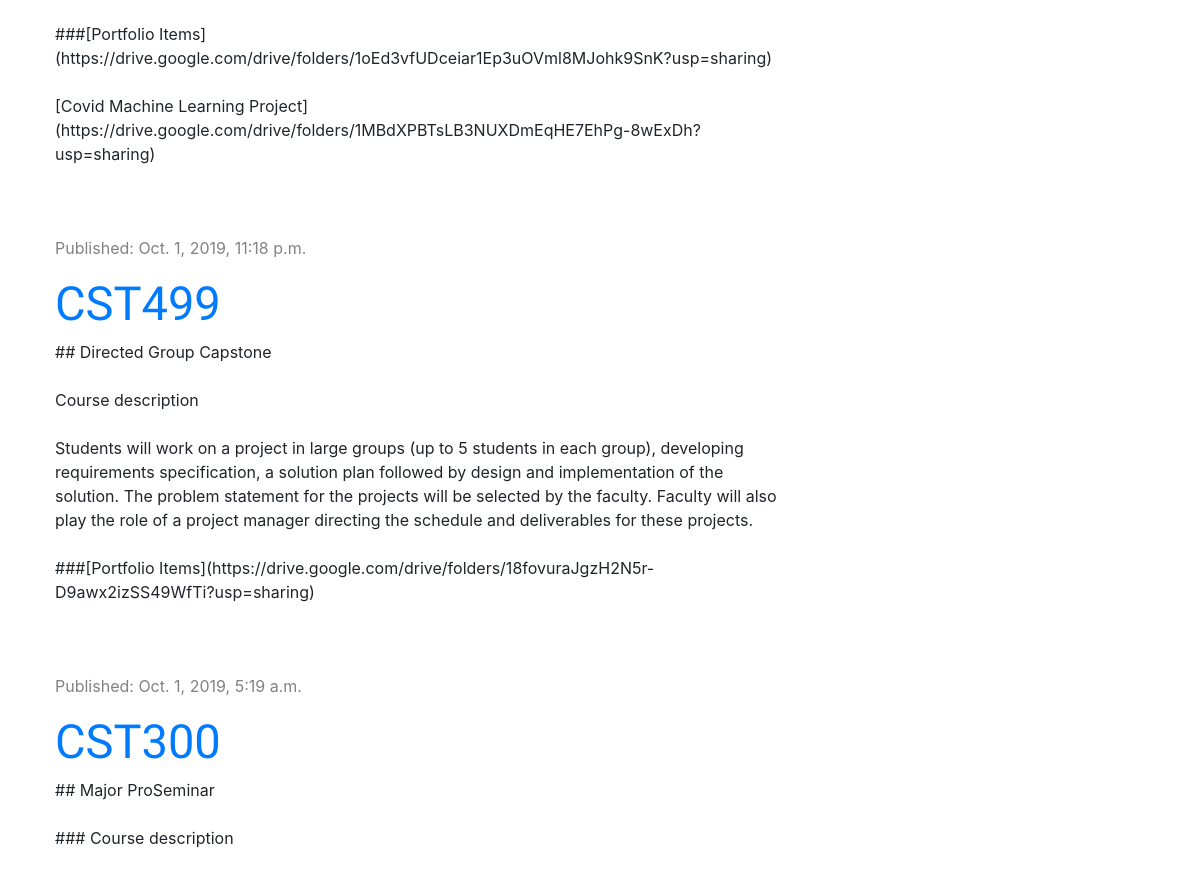
Before: / (middle part) with the older database file.
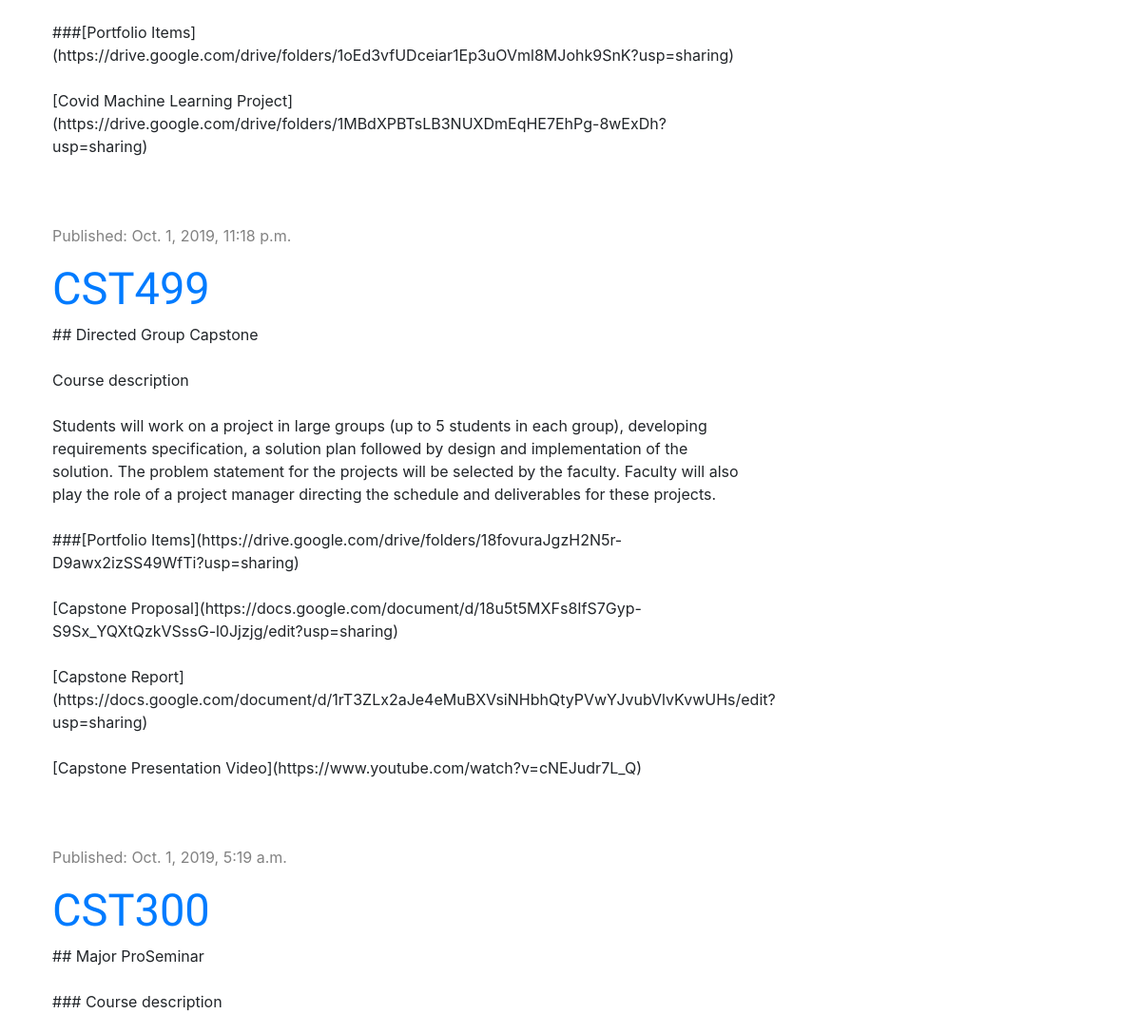
After: the same page with the newer database file.
### blog/models.py (models this page shows, shortened)
class Post(models.Model):
    author = models.ForeignKey('auth.User', on_delete=models.CASCADE)
    title = models.CharField(max_length=200)
    text = models.TextField()
    created_date = models.DateTimeField(default=timezone.now)
    published_date = models.DateTimeField(blank=True, null=True)

### blog/views.py (the view)
# urls.py: path('', views.post_list, name='post_list'),
def post_list(request):
    posts = Post.objects.filter(published_date__lte=timezone.now()).order_by('-published_date')
    postList = {'posts': posts}
    return render(request, 'blog/post_list.html', postList)

### blog/templates/blog/post_list.html
{% extends 'blog/base.html' %}
{% block content %}
            {% for post in posts %}
            <div class="post">
                <div class="date"><p>Published: {{ post.published_date }}</p></div>
                <h2><a href="{% url 'post_detail' pk=post.pk %}">{{ post.title }}</a></h2>
                <p>{{ post.text|linebreaksbr }}</p>
            </div>
            {% endfor %}
{% endblock %}

### blog/templates/blog/base.html (shortened to what this page needs)
{% load static %}
<!DOCTYPE html>
<html lang="en">
<head>
    <link rel="stylesheet" href="https://stackpath.bootstrapcdn.com/bootstrap/4.3.1/css/bootstrap.min.css">
    <link rel="stylesheet" href="{% static 'css/blog.css' %}">
    <link rel="stylesheet" href="{% static 'css/zenburn.css' %}">
</head>
<body>
    <div class ="content container">
    <div class= "row">
        <div class = "col-md-8">
            {% block content %}
            {% endblock %}
        </div>
    </div>
    </div>
</body>
</html>

### static/css/blog.css (style rules this page uses)
.content { margin-left: 40px; }
h1, h2 { font-family: 'Inconsolata', serif; font-size: 47px }
.date { color: #828282 }
.post { margin-bottom: 70px; }

Changed rows visible on the page:
changed Post "CST499": text "…these projects. ###[Portfolio Items](https://drive.google.com/drive/folders/18fovuraJgzH2N5r-D9awx2izSS49WfTi?usp=sharing)" → "…these projects. ###[Portfolio Items](https://drive.google.com/drive/folders/18fovuraJgzH2N5r-D9awx2izSS49WfTi?usp=sharing) [Capstone Proposal](https://docs.google.com/document/d/18u5t5MXFs8IfS7Gyp-S9Sx_YQXtQzkVSssG-l0Jjzjg/edit?usp=sharing) [Capstone Report](https://docs.google.com/document/d/1rT3ZLx2aJe4eMuBXVsiNHbhQtyPVwYJvubVlvKvwUHs/edit?usp=sharing) [Capstone Presentation Video](https://www.youtube.com/watch?v=cNEJudr7L_Q)"
